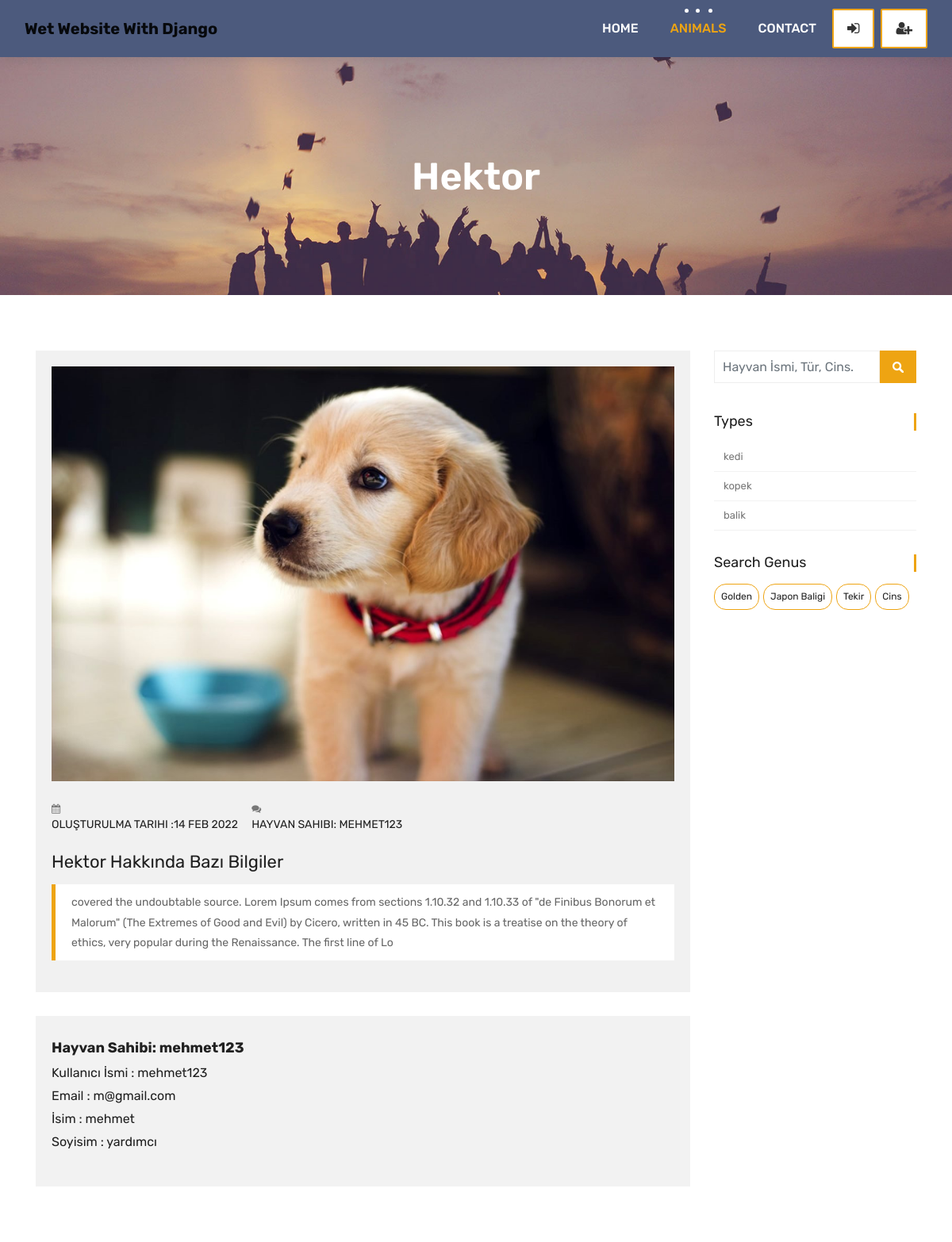
Page /animals/kopek/15 on the committed database.
### animals/models.py (models this page shows, shortened)
class Animal(models.Model):
    owner = models.ForeignKey(User, on_delete=models.CASCADE, related_name='owner')
    type = models.ForeignKey(Type,on_delete=models.DO_NOTHING, related_name='type')
    genus = models.ForeignKey(Genus,on_delete=models.DO_NOTHING, blank=True, null=True)
    followers = models.ManyToManyField(User, blank=True, related_name='animal_follower')
    name = models.CharField(max_length=50)
    age = models.IntegerField()
    available = models.BooleanField(default=True)
    description = models.TextField(blank=True)
    image = models.ImageField(upload_to="animal/%Y/%m/%d/")
    created = models.DateTimeField(auto_now=True)

class Type(models.Model):
    name = models.CharField(max_length=50, null=True)
    slug = models.SlugField(max_length=50, unique=True, null=True)

class Genus(models.Model):
    name = models.CharField(max_length=50, null=True)
    slug = models.SlugField(max_length=50, unique=True, null=True)

### animals/views.py (the view)
# urls.py: path('<slug:type_slug>/<int:animal_id>', views.animal_detail, name="animal_detail"),
def animal_detail(request, type_slug, animal_id):
    current_user = request.user
    animal = Animal.objects.get(type__slug = type_slug, id = animal_id )
    animals = Animal.objects.all().order_by('-created')
    types = Type.objects.all()
    genus = Genus.objects.all()
    if current_user.is_authenticated:
        followed_animals = current_user.animal_follower.all()
    else:
        followed_animals= animals
    context = {'animal': animal,'followed_animals': followed_animals,'types':types,'genus':genus}
    return render(request,'animal_detail.html',context)

### templates/animal_detail.html (shortened to what this page needs)
{% extends 'partials/_base.html'%}
{% load static %}
{% block content %}
<div class="all-title-box">
	<div class="container text-center">
		<h1>{{animal.name}}</span></h1>
	</div>
</div>
<div id="overviews" class="section wb">
	<div class="container">
		<div class="row">
			<div class="col-lg-9 blog-post-single">
				<div class="blog-item">
					<div class="image-blog">
						<img src="{{animal.image.url}}" alt="" class="img-fluid">
					</div>
					<div class="post-content">
						<div class="meta-info-blog">
							<span><i class="fa fa-calendar"></i> <h5>Oluşturulma Tarihi :{{animal.created|date:'d M Y'}}</a></h3></span>
							<span><i class="fa fa-comments"></i> <h5> Hayvan sahibi: {{animal.owner.username}}</h5> </span>
						</div>
						<div class="blog-title">
							<h2> {{animal.name}} Hakkında Bazı Bilgiler</h2>
						</div>
						<div class="blog-desc">
							<blockquote class="default">
								{{animal.description}}
							</blockquote>
						</div>
					</div>
				</div>
				<div class="blog-author">
					<div class="author-bio">
						<h3 class="author_name">
							<h3> <strong><a href="{% url 'user_detail' animal.owner.id %}"> Hayvan Sahibi: {{animal.owner.username}}</a> </strong></h3>
							<h5> Kullanıcı İsmi : {{animal.owner.username}}</h5>
							<h5> Email : {{animal.owner.email}}</h5>
							<h5> İsim : {{animal.owner.first_name}}</h5>
							<h5> Soyisim : {{animal.owner.last_name}}</h5>
					</div>
				</div>
			</div>
			<div class="col-lg-3 col-12 right-single">
				<div class="widget-search">
					<div class="site-search-area">
						<form method="get" id="site-searchform" action="#">
							<div>
								<input class="input-text form-control" name="search-k" id="search-k"
									placeholder="Hayvan İsmi, Tür, Cins." type="text">
								<input id="searchsubmit" value="Search" type="submit">
							</div>
						</form>
					</div>
				</div>
				<div class="widget-categories">
					<h3 class="widget-title">Types</h3>
					<ul>
						{% for type in types %}
						<li><a href="{% url 'animals_by_type' type.slug %}">{{type.name}}</a></li>
						{% endfor %}
					</ul>
				</div>
				<div class="widget-tags">
					<h3 class="widget-title">Search Genus</h3>
					<ul class="tags">
						{% for genu in genus %}
						<li><a href="{% url 'animals_by_genus' genu.slug %}"> {% if genu.slug in request.path %}
								<b>{{genu.name}}</b>
								{% else %}{{genu.name}}{% endif %} </a></li>
						{% endfor %}
					</ul>
				</div>
			</div>
		</div>
	</div>
</div>
{% endblock %}

### static/style.css (style rules this page uses)
body { color: #333333; font-size: 14px; font-family: 'Rubik', sans-serif; line-height: 1.80857; }
html, body { height: 100%; }
a { color: #1f1f1f; text-decoration: none !important; outline: none !important; -webkit-transition: all .3s ease-in-out; -moz-transition: all .3s ease-in-out; -ms-transition: all .3s ease-in-out; -o-transition: all .3s ease-in-out; transition: all .3s ease-in-out; }
h1, h2, h3, h4, h5, h6 { letter-spacing: 0; font-weight: normal; position: relative; padding: 0 0 10px 0; font-weight: normal; line-height: 120% !important; color: #1f1f1f; margin: 0 }
h1 { font-size: 24px }
h2 { font-size: 22px }
h3 { font-size: 18px }
h5 { font-size: 14px }
h1 a, h2 a, h3 a, h4 a, h5 a, h6 a { color: #212121; text-decoration: none!important; opacity: 1 }
a { color: #1f1f1f; text-decoration: none; outline: none; }
a, .btn { text-decoration: none !important; outline: none !important; -webkit-transition: all .3s ease-in-out; -moz-transition: all .3s ease-in-out; -ms-transition: all .3s ease-in-out; -o-transition: all .3s ease-in-out; transition: all .3s ease-in-out; }
blockquote { margin: 20px 0 20px; padding: 30px; }
.section { display: block; position: relative; overflow: hidden; padding: 70px 0; }
.section.wb { background-color: #ffffff; }
.all-title-box { background: url(images/banner.jpg)no-repeat; -webkit-background-size: cover; -moz-background-size: cover; -o-background-size: cover; background-size: cover; background-position: center; min-height: 300px; }
.all-title-box h1 { color: #fff; font-weight: 600; text-transform: capitalize; padding-top: 11%; font-size: 48px; line-height: 0px; }
.blog-item { background: #f1f1f1; padding: 20px; }
.image-blog img { padding: 0 !important; width: 100%; margin: 0 !important; opacity: 1; -ms-filter: "progid:DXImageTransform.Microsoft.Alpha(Opacity=100)"; -moz-opacity: 1; -khtml-opacity: 1; -webkit-transition: all 150ms ease-in-out; -moz-transition: all 150ms ease-in-out; -o-transition: all 150ms ease-in-out; -ms-transition: all 150ms ease-in-out; transition: all 150ms ease-in-out; }
.blog-item .meta-info-blog { margin-top: 25px; padding: 0; text-transform: uppercase; font-size: 12px; font-weight: 300; }
.meta-info-blog > span { display: inline-block; padding-right: 14px; color: #777; }
.blog-title > h2 { margin: 15px 0; padding: 0px; }
blockquote { padding: 10px 20px; margin: 0 0 20px; font-size: 17.5px; border-left: 5px solid #ffffff; }
blockquote.default { border-color: #eea412; color: #666; background: #ffffff; font-size: inherit; }
.blog-author { background: #f2f2f2; overflow: hidden; position: relative; margin-top: 30px; }
.author-bio { display: block; float: left; padding: 20px; position: relative; width: 75%; }
.author-bio h5 { font-size: 16px; }
.right-single .widget-search { margin-bottom: 30px; position: relative; display: inline-block; width: 100%; }
#site-searchform .form-control { border: 1px solid #eee; background-color: #fff; width: 82%; height: 41px; padding: 5px 10px 5px 10px; color: #999; float: left; border-radius: 0; }
#site-searchform #searchsubmit { float: left; width: 18%; height: 41px; cursor: pointer; text-indent: -5555em; line-height: 100; overflow: hidden; background: #eea412 url(images/search-icon.png) no-repeat center 14px; border: 0; transition: all 0.4s ease-in-out; -webkit-transition: all 0.4s ease-in-out; -moz-transition: all 0.4s ease-in-out; -ms-transition: all 0.4s ease-in-out; -o-transition: all 0.4s ease-in-out; }
.widget-categories { margin-bottom: 30px; }
.widget-categories .widget-title { font-size: 18px; font-weight: 400; padding: 0px; margin-bottom: 15px; border-right: 3px solid #eea412; }
.widget-categories ul { list-style: none; margin: 0px; padding: 0px; }
.widget-categories ul li { border-bottom: 1px solid #f2f2f2; font-size: 12px; line-height: 20px; padding: 8px 2px 8px 12px; }
.widget-categories ul li a { color: #777; font-size: 13px; }
.widget-tags .widget-title { font-size: 18px; font-weight: 400; padding: 0px; margin-bottom: 15px; border-right: 3px solid #eea412; }
.widget-tags .tags { list-style: none; margin: 0px; padding: 0px; }
.tags li { float: left; padding: 0px; margin: 0px 5px 5px 0px; list-style-type: none; line-height: 25px; }
.tags li a { border-radius: 15px; border: 1px solid #eea412; color: #212121; text-transform: capitalize; float: left; font-size: 12px; padding: 3px 8px; -webkit-transition: all 0.2s; -moz-transition: all 0.2s; -ms-transition: all 0.2s; -o-transition: all 0.2s; transition: all 0.2s; }

### rows in the picture
Animal: name "Hektor", image (picture), created "14 FEB 2022", owner.username "MEHMET123", description "covered the undoubtable source. Lorem Ipsum comes from sections 1.10.32 and 1.10.33 of \"de Finibus Bonorum et Malorum\" (The Extremes of Good and Evil) by Cicero, written in 45 BC. This book is a treatise on the theory of ethics, very popular during the Renaissance. The first line of Lo", owner.username "mehmet123", owner.email "m@gmail.com", owner.first_name "mehmet", owner.last_name "yardımcı"
Type: name "kedi"
Type: name "kopek"
Type: name "balik"
Genus: name "Golden"
Genus: name "Japon Baligi"
Genus: name "Tekir"
Genus: name "Cins"
